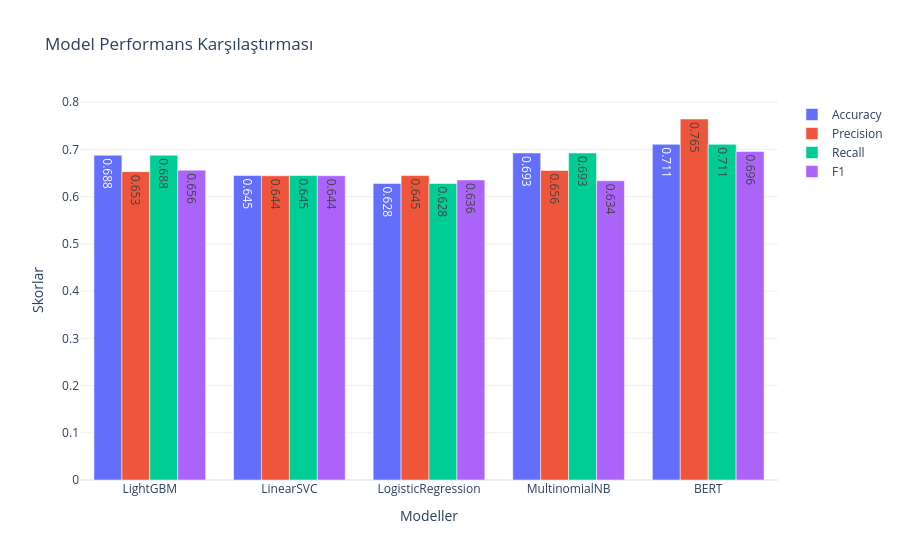

Write notebook code for a chart like this one.
### Markdown cell above
## Bölüm 2 — Karşılaştırma Grafikleri
Model metriklerini çubuk (bar), radar ve serpilme (scatter) grafikleriyle Plotly üzerinden interaktif olarak görselleştireceğiz.

### Code cell
# Grafik 1: Metrik Karşılaştırması (Grouped Bar Chart)
metrics = ['Accuracy', 'Precision', 'Recall', 'F1']

fig1 = go.Figure()
for metric in metrics:
    fig1.add_trace(go.Bar(
        x=df_all['Model'],
        y=df_all[metric],
        name=metric,
        text=df_all[metric].round(3),
        textposition='auto'
    ))

fig1.update_layout(
    title="Model Performans Karşılaştırması",
    xaxis_title="Modeller",
    yaxis_title="Skorlar",
    barmode='group',
    template="plotly_white"
)
fig1.show()

### Figure 1 — Plotly figure (JSON) as saved in the notebook; plotly's stock layout.template omitted (floating-point values rounded to 4 significant figures)
{"data": [{"name": "Accuracy", "text": [0.688, 0.645, 0.628, 0.693, 0.711], "textposition": "auto", "type": "bar", "x": ["LightGBM", "LinearSVC", "LogisticRegression", "MultinomialNB", "BERT"], "y": [0.6878, 0.6448, 0.628, 0.6925, 0.711]}, {"name": "Precision", "text": [0.653, 0.644, 0.645, 0.656, 0.765], "textposition": "auto", "type": "bar", "x": ["LightGBM", "LinearSVC", "LogisticRegression", "MultinomialNB", "BERT"], "y": [0.6531, 0.6443, 0.6447, 0.6556, 0.7646]}, {"name": "Recall", "text": [0.688, 0.645, 0.628, 0.693, 0.711], "textposition": "auto", "type": "bar", "x": ["LightGBM", "LinearSVC", "LogisticRegression", "MultinomialNB", "BERT"], "y": [0.6878, 0.6448, 0.628, 0.6925, 0.711]}, {"name": "F1", "text": [0.656, 0.644, 0.636, 0.634, 0.696], "textposition": "auto", "type": "bar", "x": ["LightGBM", "LinearSVC", "LogisticRegression", "MultinomialNB", "BERT"], "y": [0.6562, 0.6444, 0.6355, 0.6339, 0.6956]}], "layout": {"barmode": "group", "title": {"text": "Model Performans Karşılaştırması"}, "xaxis": {"title": {"text": "Modeller"}}, "yaxis": {"title": {"text": "Skorlar"}}}}
